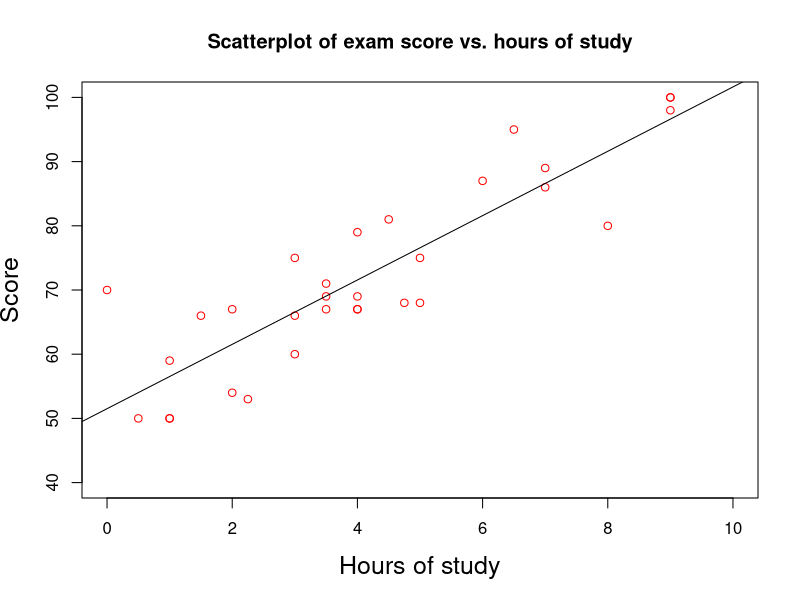
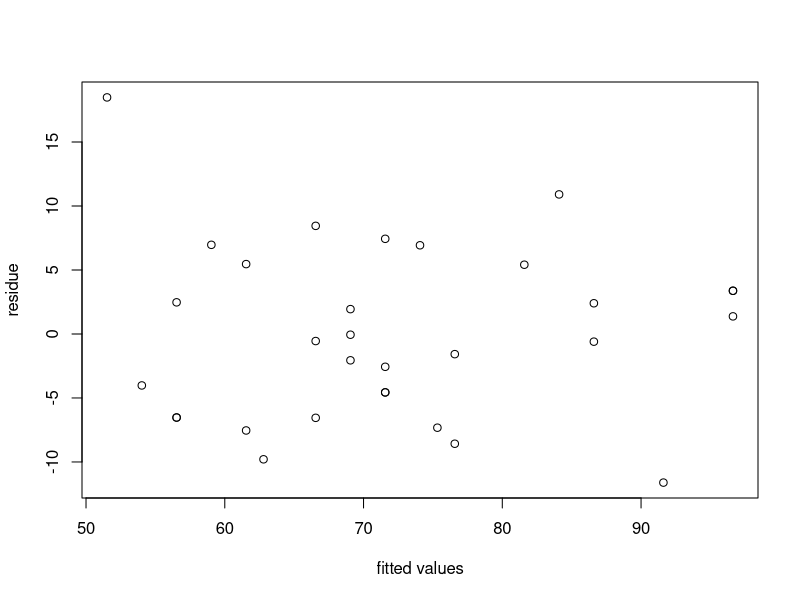
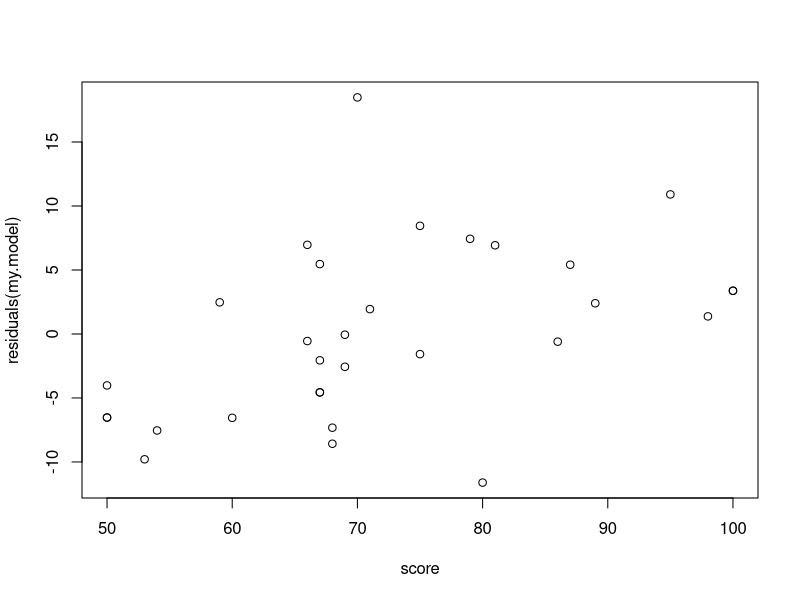
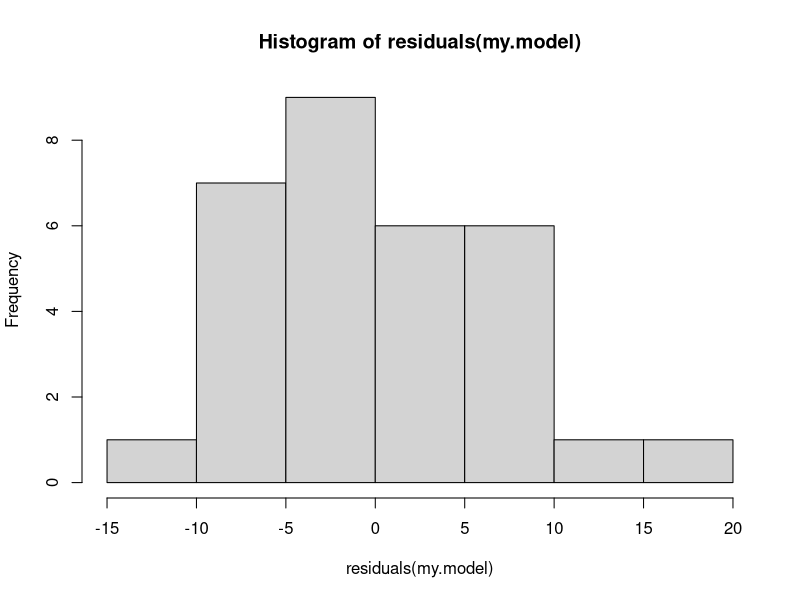
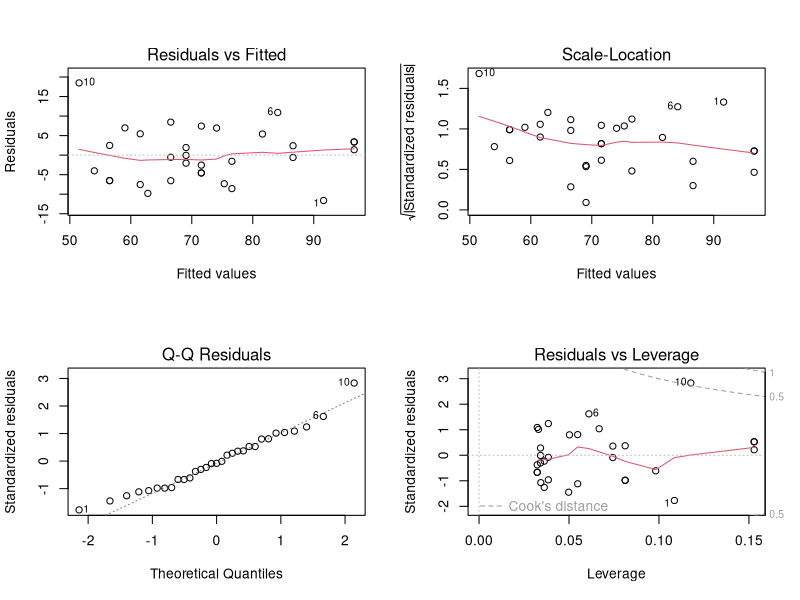

Write the R code that produced these figures, in order.
# setwd("SET THE Working Director to THE PATH TO THIS DIRECTORY")


student <- read.csv("Datasets/students.csv")
student

attach(student)

study.hours<-hours

plot(hours, score, main="Scatterplot of exam score vs. hours of study", xlab="Hours of study", ylab="Score", 
     xlim=c(0,10), ylim=c(40,100), pch=1, col="red", cex.lab=1.5)


#calculate sample correlation
cor(study.hours, score)

cor(score, study.hours)

a<-cor(score, study.hours)
print(a)

my.model<-lm(student$score~student$hours)

# print the linearValues
print(my.model)

# or and use the intercept and score to draw a line 
# abline(51.515, 5.012)

# OR

# or just pass the result values of the lm function to draw a line 
abline(my.model)

# Calculate Confidence Intervals for Model Parameters
confint(my.model)

?confint


# default level is .95
confint(my.model, level = .90)


# report a summary of my model 
summary(my.model)

# create Analysis of Variance Table
anova(my.model)



# fitted values of my model 
fitted(my.model)

# residuals of my model 
resid(my.model)



# plot fitted values 
plot(fitted(my.model), residuals(my.model), axes = T, frame.plot = T, xlab = "fitted values", ylab="residue")


plot(score,  residuals(my.model), axes = T, frame.plot = T)


# histogram of the residuals
hist(residuals(my.model))


# Something more - not required for the class 
# As an extra task describe what these plots are 
layout(matrix(c(1,2,3,4), 2, 2 ))
plot(my.model)


# regression diagnostics 
influence(my.model)


